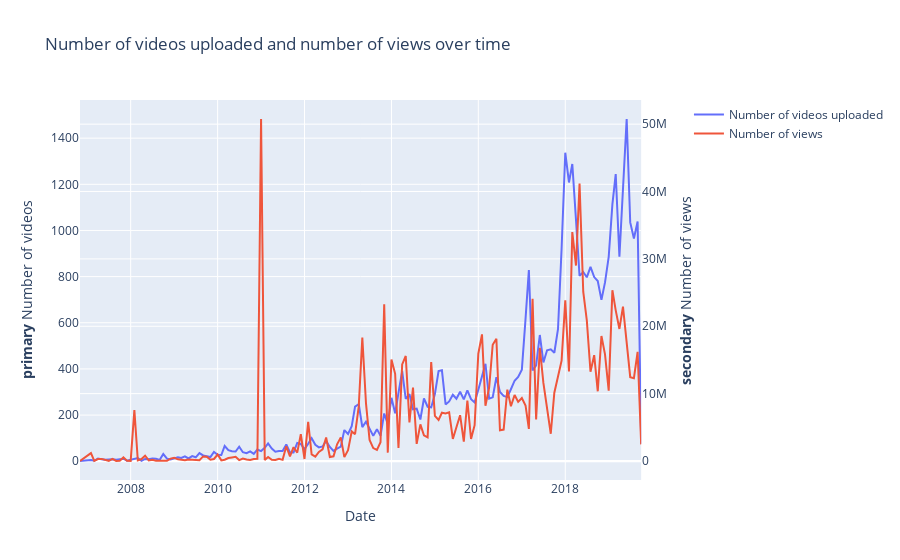

The notebook cell this image was saved under:
### Code cell
path = '../datasets/sport/NBA/'
file_names = get_file_names(path)
df_nba = create_df(path,file_names)
plot(df_nba)

### Figure 1 — Plotly figure (JSON) as saved in the notebook; plotly's stock layout.template omitted (floating-point values rounded to 4 significant figures; data arrays with more than 128 entries replaced by an {"elided": "..."} marker saying what was removed)
{"data": [{"name": "Number of videos uploaded", "type": "scatter", "x": {"elided": "154 str values"}, "xaxis": "x", "y": {"elided": "154 int values"}, "yaxis": "y"}, {"name": "Number of views", "type": "scatter", "x": {"elided": "154 str values"}, "xaxis": "x", "y": {"elided": "154 int values"}, "yaxis": "y2"}], "layout": {"title": {"text": "Number of videos uploaded and number of views over time"}, "xaxis": {"anchor": "y", "domain": [0, 0.94], "title": {"text": "Date"}}, "yaxis": {"anchor": "x", "domain": [0, 1], "title": {"text": "<b>primary</b> Number of videos"}}, "yaxis2": {"anchor": "x", "overlaying": "y", "side": "right", "title": {"text": "<b>secondary</b> Number of views"}}}}
